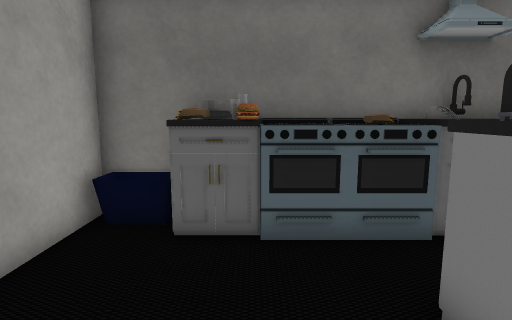
[1] (above)

12 first-person views from a walk through a Unity game level. The camera is 1.2 m above the floor, tilts 8° down and sees 80° across. The floor is counted in squares, 0.5 m on a side. Each view is taken from the middle of a square. On the plan, view 1 faces up. The plan holds only what a view shows up to about 19 squares ahead; the rest is blank. The player character is not drawn. Some surface patterns are stand-ins.

[2]
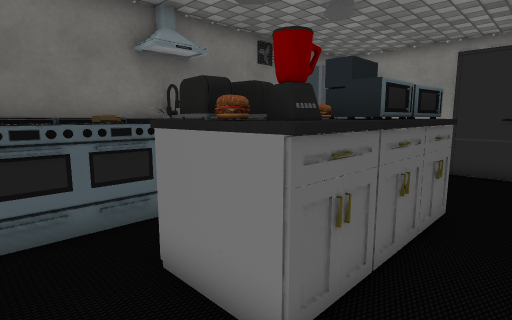

[3]
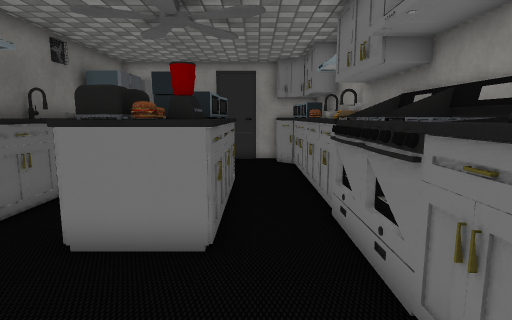

[4]
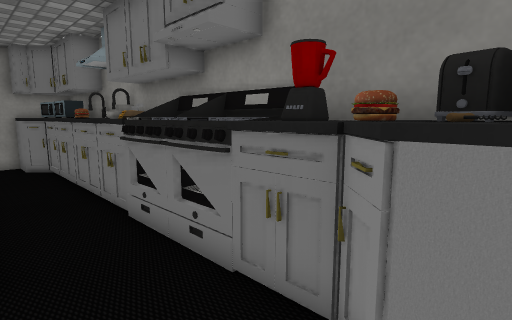

[5]
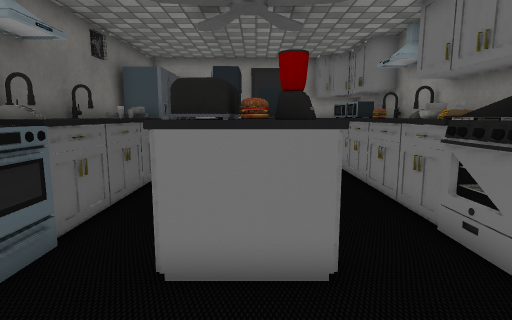

[6]
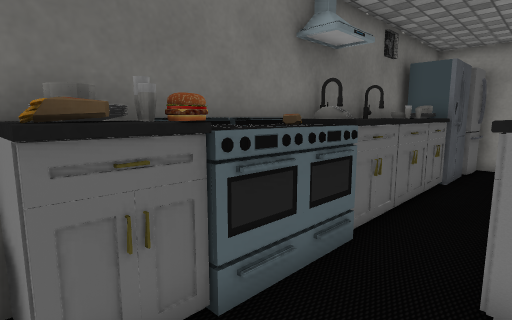

[7]
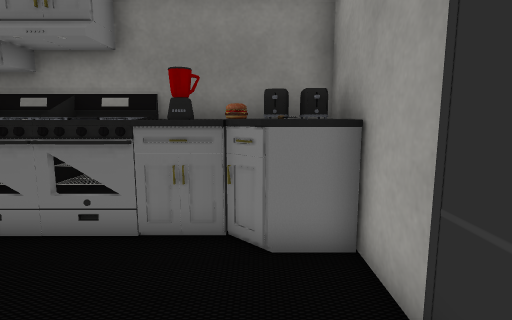

[8]
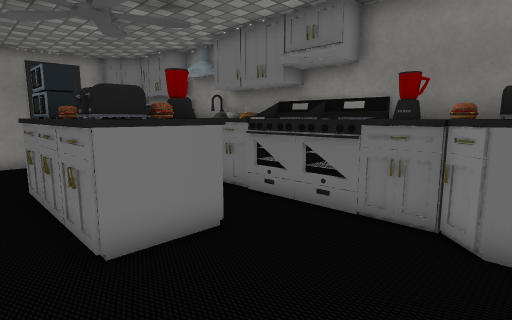

[9]
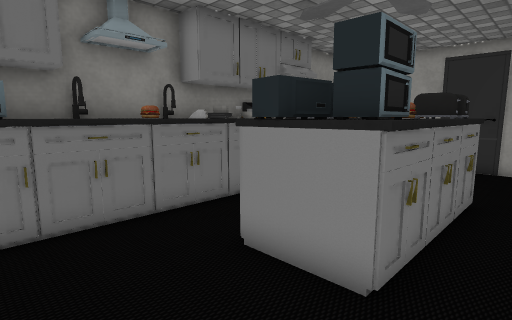

[10]
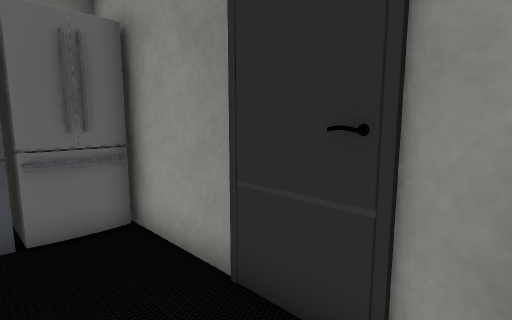

[11]
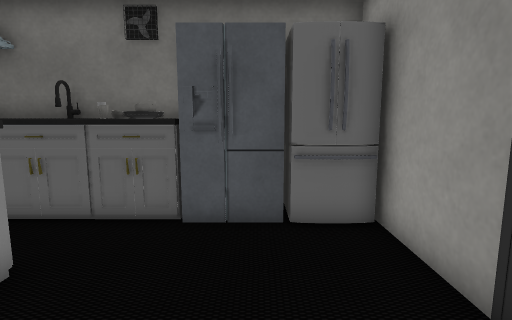

[12]
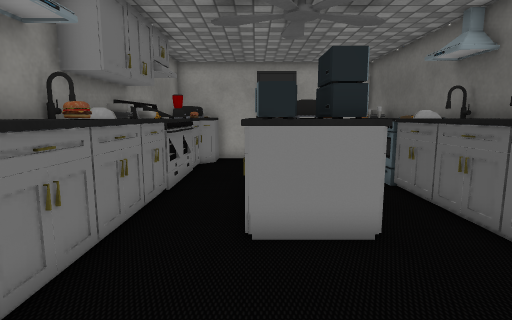

### Floor plan
Points are (right, up) in squares from view 1. A wall is a line through its corners. A room is listed if a view was taken in it or the views show most of it. See-through windows are left out.
Room 1 (views 1, 2, 3, 4, 5, 6, 7, 8)
walls: (2.2, 0.8) (2.2, 3.5) (4.4, 3.5); (-1.7, 5.7) (-1.7, 7.5); (4.5, 5.8) (3.5, 5.8) (3.5, 7.5); (-3.9, -1.2) (-2.1, -1.2) (-1.4, -1.9) (0.4, -1.9); (4.6, 6.7) (4.8, 7.3); (4.6, 6.7) (4.6, 7.3); (4.6, 6.8) (4.5, 7.2); (4.6, 6.8) (4.6, 7.4); (4.7, 6.7) (4.7, 7.2); (11.1, 7.5) (-3.8, 7.5) (-3.8, -1.5)
ways out: opening at (1, -0.5) to room 3
objects: other object (-1, 6); other object (-1, 7); other object (0, 6); stove (1, 6) to (1, 8); stove (2, 6) to (3, 8)
Room 2 (views 9, 10, 11, 12)
walls: (10.3, 5.8) (4.5, 5.8); (5.5, 3.5) (8.2, 3.5) (8.2, 1.4); (7.6, -1.9) (12.5, -1.9) (13.3, -1.2) (14.9, -1.2); (6.2, -1.9) (6.2, -2.5); (14.8, -3) (14.8, 6.2); (6.6, -3.5) (13, -3.5)
ways out: opening at (6.5, -0.5) to room 3; opening at (5, 4) to room 4
objects: other object (8, -2); other object (8, 1); fridge (11, 6) to (12, 7); fridge (13, 5) to (14, 7)
Room 3 (no view inside)
walls: (5.4, -1.9) (7.6, -1.9); (4.5, 0.8) (2.2, 0.8); (7.5, 0.8) (5.4, 0.8); (-0.6, -3.5) (6.6, -3.5)
ways out: opening at (1, -0.5) to room 1; opening at (6.5, -0.5) to room 2; opening at (4.5, 1) to room 4
objects: stove (1, -4) to (2, -2); stove (3, -4) to (4, -2); other object (5, -2)
Room 4 (no view inside)
walls: (4.4, 3.5) (5.5, 3.5)
ways out: opening at (5, 4) to room 2; opening at (4.5, 1) to room 3
objects: other object (3, 2); other object (3, 2) to (4, 3); other object (5, 1) to (6, 2); other object (6, 3)
Room 5 (no view inside)
walls: (-1.4, -2.4) (-1.4, -1.9); (-3.8, -1.5) (-3.8, -3.5) (-0.6, -3.5)
objects: other object (-2, -3); other object (-2, -2)

Positions as (right, up) in squares from view 1, and headings:
1: (0, 0), facing up
2: (0, -1), facing up-right
3: (-3, 0), facing right
4: (-3, 1), facing down-right
5: (-2, 2), facing right
6: (-2, 3), facing up-right
7: (-2, 4), facing down
8: (-3, 5), facing down-right
9: (12, 5), facing down-left
10: (12, -1), facing up-right
11: (12, -1), facing up
12: (14, 1), facing left
